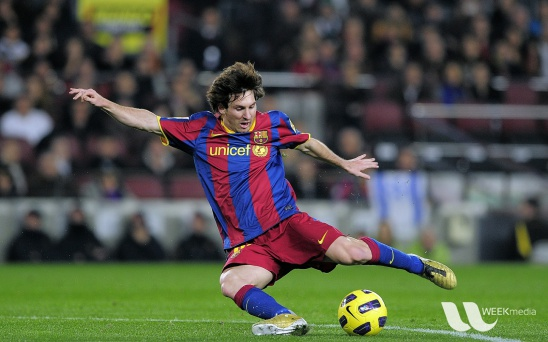
#> input picture resources/messi5.jpg, 548 x 342 px, given in place of mystream, which was not available
$ python video_read_conversion_webcam.py
#> lines starting #> are read from the running program, lines starting #| are printed output that depends on the picture; pictures that were not available may be replaced by others from this repository, and a replacement may not be noted
import cv2
import numpy as np

# Global variables for Canny edge detection
max_lowThreshold = 100
window_name = 'Edge Map'
title_trackbar = 'Min Threshold:'
ratio = 3
kernel_size = 3
frame_gray = None
current_frame = None

def CannyThreshold(val):
    if frame_gray is None or current_frame is None:
        return

    low_threshold = val
    img_blur = cv2.blur(frame_gray, (3,3))
    detected_edges = cv2.Canny(img_blur, low_threshold, low_threshold*ratio, kernel_size)
    mask = detected_edges != 0
    dst = current_frame * (mask[:,:,None].astype(current_frame.dtype))
    cv2.imshow(window_name, dst)

# Create video capture object
vid_capture = cv2.VideoCapture("rtmp://localhost:1935/stream/mystream")
ksize, sigma = 7, 1.5

if (vid_capture.isOpened() == False):
    print("Error opening the video stream")
    exit(0)

# Create windows and trackbar
cv2.namedWindow('Original')
cv2.namedWindow(window_name)
cv2.createTrackbar(title_trackbar, window_name, 0, max_lowThreshold, CannyThreshold)

while(vid_capture.isOpened()):
    ret, frame = vid_capture.read()
#> frame is the input picture: shape (342, 548, 3); mean B, G, R 72.4, 86, 82.2
    if ret == True:
        # Update global frames for Canny processing
        current_frame = cv2.GaussianBlur(frame, (ksize, ksize), sigma)
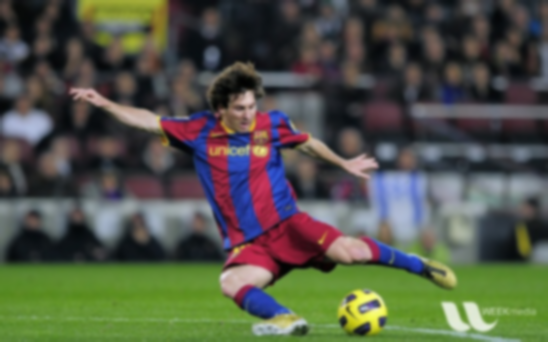
#> current_frame: shape (342, 548, 3); mean B, G, R 72.4, 86, 82.2
        frame_gray = cv2.cvtColor(current_frame, cv2.COLOR_BGR2GRAY)
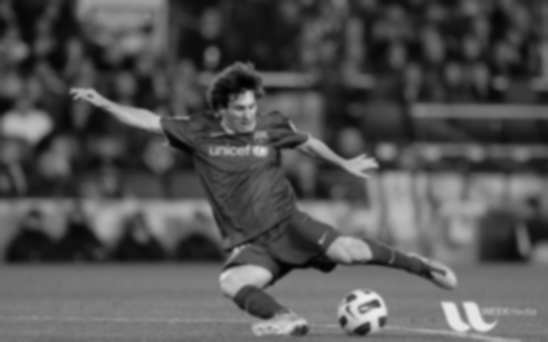
#> frame_gray: shape (342, 548); min 2, max 236, mean 83.3

        # Show original frame
        cv2.imshow('Original', frame)

        # Update Canny edge detection
        CannyThreshold(cv2.getTrackbarPos(title_trackbar, window_name))
#> in CannyThreshold, `detected_edges = cv2.Canny(img_blur, low_threshold, low_threshold*rati..`:
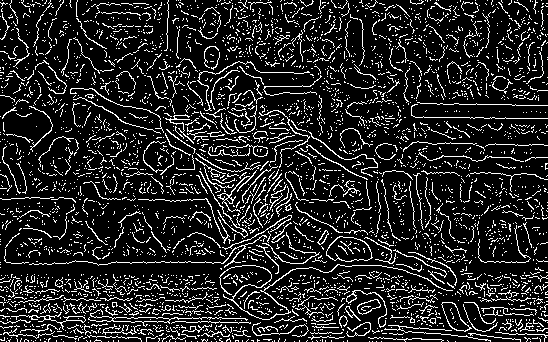
#> detected_edges: shape (342, 548); 14.4% white in thin lines or dots
#> in CannyThreshold, `mask = detected_edges != 0`: mask: shape (342, 548) bool; 14.4% white in thin lines or dots
#> in CannyThreshold, `dst = current_frame * (mask[:,:,None].astype(current_frame.dtype))`:
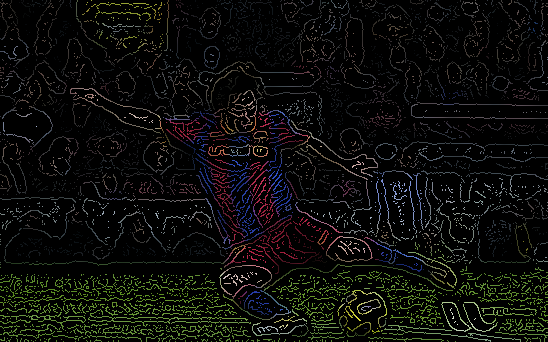
#> dst: shape (342, 548, 3); mean B, G, R 10.4, 12.9, 12.3

        # Wait for key press
        k = cv2.waitKey(20)
#> (key Esc is pressed here)
        if k == 113:  # 'q' key
            break
    else:
        break

# Release resources
vid_capture.release()
cv2.destroyAllWindows()
